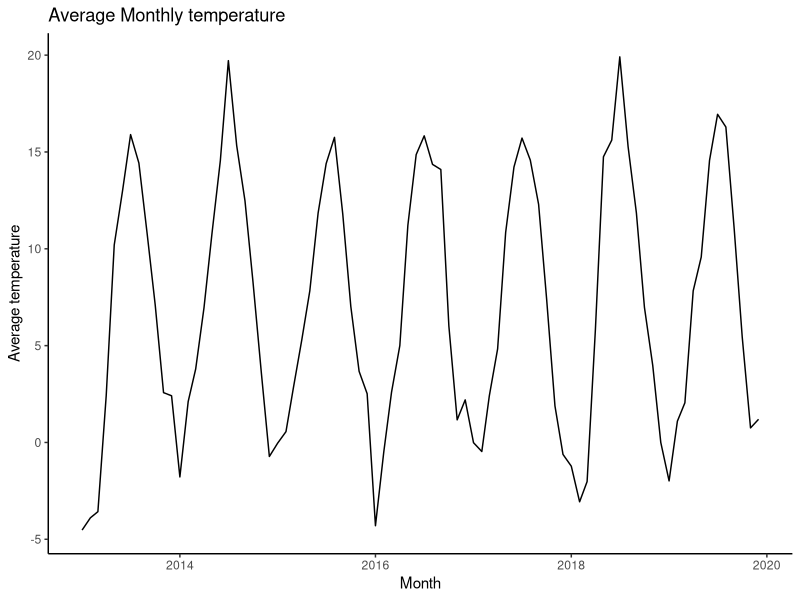
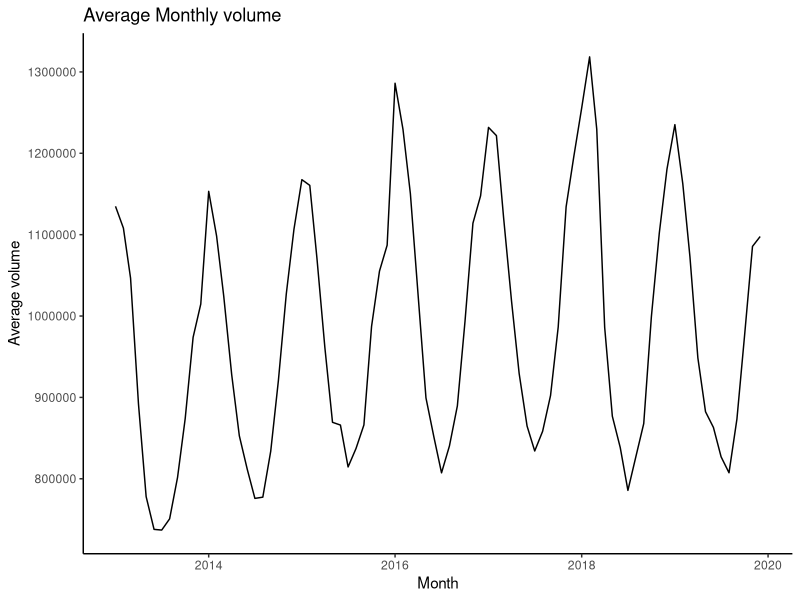
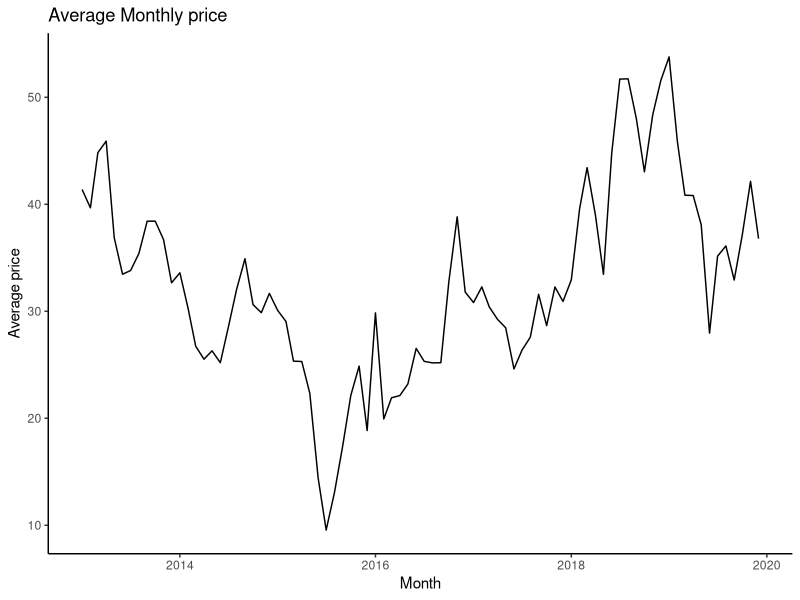
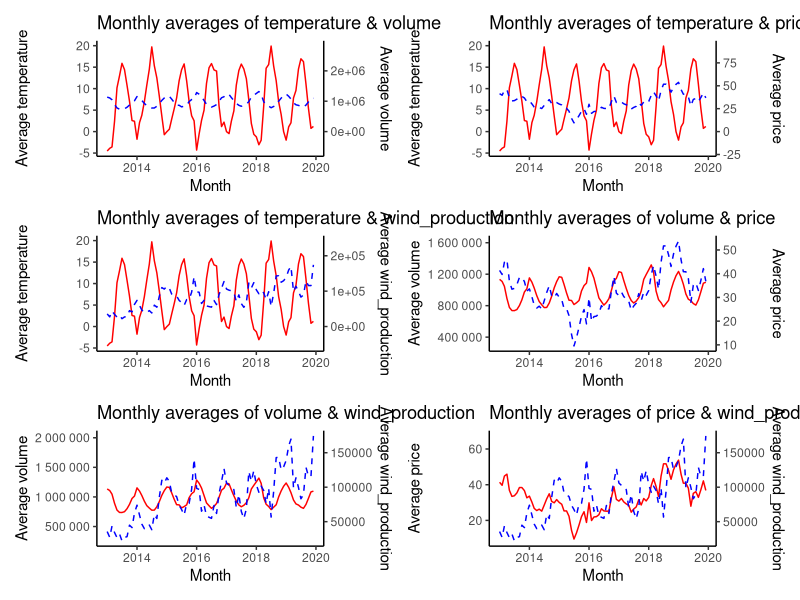

R code for these plots, in order:
## ---- chunk 1
# Loading required packages.
library(tidyverse)  # loads ggplot2, dplyr, readr
library(lubridate)  # for date/time manipulation
library(patchwork)  # to combine plots into a single plot
## ---- chunk 2
# Loading in the data
df <- read_csv("elmarket_13_19.csv")
## ---- chunk 3
# Creating a function that plots the average monthly data of a specified variable.
plot_avg_monthly <- function(data, variable) {
  
  # Check if the specified variable is valid
  if (variable %in% names(data)) {
    
    # Extract year and month, calculate the average per month
    avg_data <- data %>%
      mutate(year_month = floor_date(date, "month")) %>%
      group_by(year_month) %>%
      summarise(avg_var = mean(get(variable), na.rm = TRUE))
    
    # Plot
    p <- ggplot(avg_data, aes(x = year_month, y = avg_var)) +
      geom_line() +
      labs(y = paste("Average", variable),
           x = "Month",
           title = paste("Average Monthly", variable)) +
      theme_classic()
    return(p)
    
  # If the specified variable is invalid  
  } else {
    stop("Invalid variable name. Choose a variable present in the data frame.")
  }
}
## ---- chunk 4
# Create a loop that creates plots of specified variables

# List of variables that we want to visualize monthly data
variable_list <- c("temperature", "volume", "price", "wind_production")

# Initialized list to store the plot objects
plot_list <- list()

# Looping through the variable list and applying the plot function for each variable
for (i in variable_list) {
  p <- plot_avg_monthly(data = df, variable = i)  # calling the monthly plot function
  plot_list[[i]] <- p                             # storing the plot in a list making it accessible later                 
}
## ---- chunk 5
# Plot monthly average temperature
plot_list$temperature
## ---- chunk 6
# Plot monthly average volume
plot_list$volume
## ---- chunk 7
# Plot monthly average price
plot_list$price
## ---- chunk 8
# Plot monthly average wind production
plot_list$wind_production. 
## ---- chunk 9
# Create a function that handles multiple variables and creates single plot
plot_avg_monthly_multi <- function(data, variables) {
  
  # Check if the specified variable is valid
  if (all(variables %in% names(data))) {
    
    # Extract year and month, calculate the average per month of both variables
    avg_data <- data %>%
      mutate(year_month = floor_date(date, "month")) %>%
      group_by(year_month) %>%
      summarise(avg_var1 = mean(get(variables[1]), na.rm = TRUE),
                avg_var2 = mean(get(variables[2]), na.rm = TRUE), 
                .groups = "drop")
    
    # Compute a scaling factor to map both variables onto a similar scale
    scale_factor <- mean(avg_data$avg_var1, na.rm = TRUE) / 
                    mean(avg_data$avg_var2, na.rm = TRUE)
    
    # Plot
    p <- ggplot(avg_data, aes(x = year_month)) +
      geom_line(aes(y = avg_var1), color = "red") +
      geom_line(aes(y = avg_var2 * scale_factor), color = "blue", linetype = "dashed") +
      scale_y_continuous(
        name = paste("Average", variables[1]),
        sec.axis = sec_axis(~. / scale_factor, name = paste("Average", variables[2])),
        labels = scales::number
      ) +
      labs(
        x = "Month",
        title = paste("Monthly averages of", paste(variables, collapse = " & "))
      ) +
      theme_classic()
    return(p)
    
  # If the specified variable is invalid  
  } else {
    stop("Invalid variable name. Choose variables present in the data frame.")
  }
}
## ---- chunk 10
# Plot relationship between variables

# Initialize empty list
plot_list_multi <- list()

# Loop over variables and store comparison plots in list
for (i in 1:(length(variable_list) - 1)) {
  for (j in (i + 1):length(variable_list)) {
    current_vars <- c(variable_list[i], variable_list[j])
    p <- plot_avg_monthly_multi(df, current_vars)
    plot_name <- paste(current_vars, collapse = "_vs_")
    plot_list_multi[[plot_name]] <- p
  }
}
## ---- chunk 11
# Combine multi variable plots into a single plot
combined_plot <- wrap_plots(plot_list_multi, ncol = 2)
print(combined_plot)
